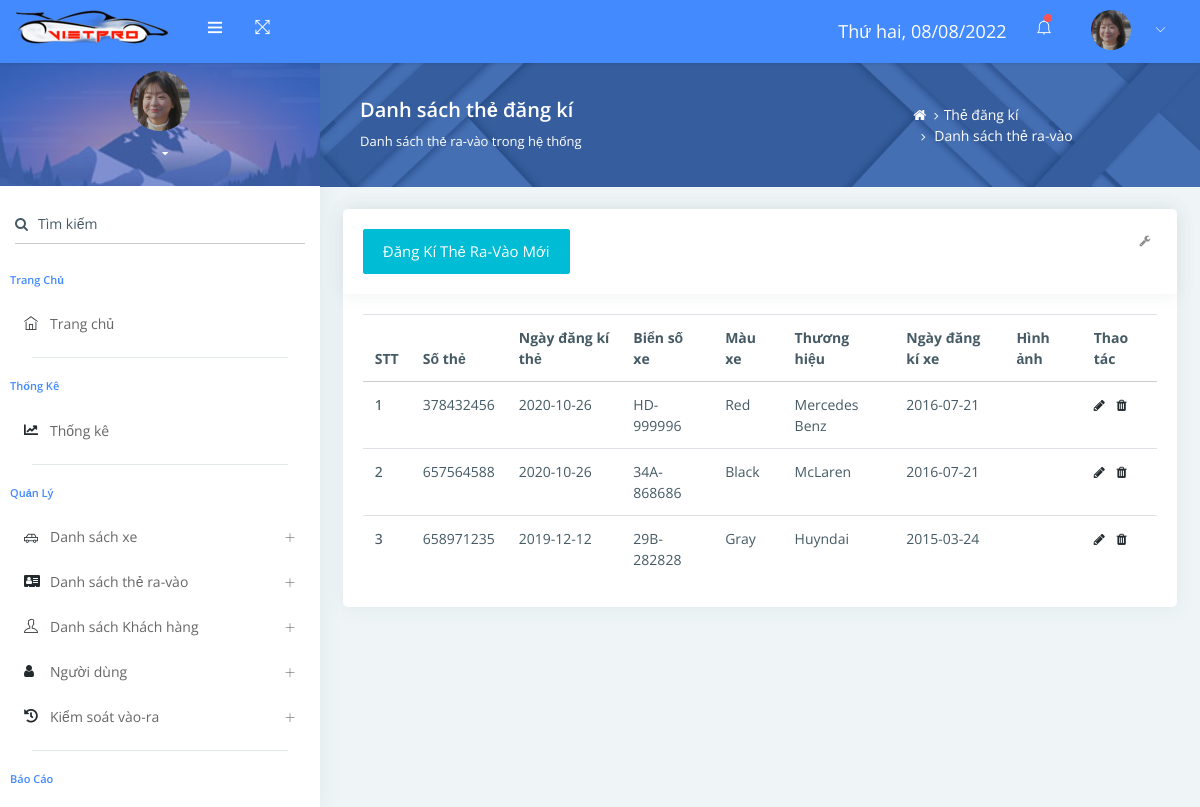
The page /?mod=card&action=listCard (signed in) on the database its author committed.
### tables this page shows
CREATE TABLE `card` (
  `ID` int(11) NOT NULL,
  `CardNumber` int(11) NOT NULL,
  `LicensePlates` text NOT NULL,
  `Color` text NOT NULL,
  `Brand` text NOT NULL,
  `DateSignCard` date NOT NULL,
  `DateSignCar` date NOT NULL,
  `CarModel` text NOT NULL,
  `Description` text NOT NULL
);

### libraries/database.php (called while the page is built, shortened)
<?php
function db_query($query_string) {
    global $conn;
    $result = mysqli_query($conn, $query_string);
    return $result;
}
function db_fetch_row($query_string) {
    $mysqli_result = db_query($query_string);
    $result = mysqli_fetch_assoc($mysqli_result);
    return $result;
}
function db_fetch_array($query_string) {
    $result = array();
    $mysqli_result = db_query($query_string);
    while ($row = mysqli_fetch_assoc($mysqli_result)) {
        $result[] = $row;
    }
    return $result;
}

### modules/card/models/indexModel.php (called while the page is built, shortened)
<?php
function get_info_cards()
{
    $cards = db_fetch_array("SELECT * FROM `card`");
    foreach ($cards as &$item) {
        $item['changeCard'] = "?mod=card&action=changeCard&id={$item['ID']}";
    }
    return $cards;
}

### modules/card/controllers/indexController.php (called while the page is built, shortened)
<?php
function listCardAction()
{
    $data['cards'] = get_info_cards();
    load_view("listCard", $data);
}

### core/router.php (called while the page is built, shortened)
<?php
$action_name = get_action().'Action';
call_function(array('construct', $action_name));

### core/appload.php (called while the page is built, shortened)
<?php
require CONFIGPATH . DIRECTORY_SEPARATOR . 'database.php';
require LIBPATH . DIRECTORY_SEPARATOR . 'database.php';
require COREPATH . DIRECTORY_SEPARATOR . 'base.php';
require COREPATH . DIRECTORY_SEPARATOR . 'router.php';

### index.php (called while the page is built, shortened)
<?php
require COREPATH.DIRECTORY_SEPARATOR.'appload.php';

### helper/users.php (called while the page is built, shortened)
<?php
	function get_info_user()
	{
		if(is_login())
		{
			if(!empty($_COOKIE['is_login']))
			{
				$info = db_fetch_row("SELECT * FROM `users` where `user_email` = '{$_COOKIE['user_name']}'");
			}
			else {
				$info = db_fetch_row("SELECT * FROM `users` where `user_email` = '{$_SESSION['user_login']}'");
			}
			return $info;
		}
		return false;
	}
	function is_login()
	{
		if(is_remember_me())
		{
			return true;
		}
		else if(isset($_SESSION['is_login']))
			return true;
		return false;
	}
	function is_remember_me()
	{
		return false;
	}
?>

### modules/card/views/listCardView.php (the view, shortened to what this page needs)
<?php get_header(); ?>
<?php get_sidebar(); ?>
<div class="pcoded-content">
    <div class="page-header">
        <div class="page-block">
            <div class="row align-items-center">
                <div class="col-md-8">
                    <div class="page-header-title">
                        <h5 class="m-b-10">Danh sách thẻ đăng kí</h5>
                        <p class="m-b-0">Danh sách thẻ ra-vào trong hệ thống</p>
                    </div>
                </div>
                <div class="col-md-4">
                    <ul class="breadcrumb">
                        <li class="breadcrumb-item">
                            <a href="?mod=home"> <i class="fa fa-home"></i> </a>
                        </li>
                        <li class="breadcrumb-item"><a href="#">Thẻ đăng kí</a>
                        </li>
                        <li class="breadcrumb-item">
                            <a href="?mod=card&action=listCard">Danh sách thẻ ra-vào</a>
                        </li>
                    </ul>
                </div>
            </div>
        </div>
    </div>
    <div class="pcoded-inner-content">
        <div class="main-body">
            <div class="page-wrapper">
                <div class="page-body">
                    <div class="row">
                        <div class="col-md-12">
                            <div class="card">
                                <div class="card-header">
                                    <a class="btn btn-info" href="?mod=card&action=addCard">Đăng kí thẻ ra-vào
                                        mới</a>
                                    <div class="card-header-right">
                                        <ul class="list-unstyled card-option">
                                            <li><i class="fa fa fa-wrench open-card-option"></i></li>
                                        </ul>
                                    </div>
                                </div>
                                <div class="card-block table-border-style">
                                    <div class="table-responsive">
                                        <table class="table table-hover">
                                            <thead>
                                                <tr>
                                                    <th>STT</th>
                                                    <th>Số thẻ</th>
                                                    <th>Ngày đăng kí thẻ</th>
                                                    <th>Biển số xe</th>
                                                    <th>Màu xe</th>
                                                    <th>Thương hiệu</th>
                                                    <th>Ngày đăng kí xe</th>
                                                    <th>Hình ảnh</th>
                                                    <th>Thao tác</th>
                                                </tr>
                                            </thead>
                                            <tbody>
                                                <?php
                                                $i = 1;
                                                foreach ($cards as $item) {
                                                ?>
                                                <tr>
                                                    <th scope="row"><?php echo $i ?></th>
                                                    <td><?php echo $item['CardNumber'] ?></td>
                                                    <td><?php echo $item['DateSignCard'] ?></td>
                                                    <td><?php echo $item['LicensePlates'] ?></td>
                                                    <td><?php echo $item['Color'] ?></td>
                                                    <td><?php echo $item['Brand'] ?></td>
                                                    <td><?php echo $item['DateSignCar'] ?></td>
                                                    <td><?php echo $item['CarModel'] ?></td>
                                                    <td class="">
                                                        <a class="mr-2" title="Sửa"
                                                            href="<?php echo $item['changeCard'] ?>"><i
                                                                class="fa fa-pencil" aria-hidden="true"></i></a>
                                                        <a title="Xóa" href="<?php echo $item['deleteCard'] ?>"
                                                            onclick="return confirm('Bạn có chắc chắn muốn xóa!')"><i
                                                                class="fa fa-trash" aria-hidden="true"></i></a>
                                                    </td>
                                                </tr>
                                                <?php
                                                    $i = $i + 1;
                                                }
                                                ?>
                                            </tbody>
                                        </table>
                                    </div>
                                </div>
                            </div>
                        </div>
                    </div>
                </div>
            </div>
        </div>
    </div>
</div>

### core/base.php (shortened to what this page needs)
<?php
function get_module() {
    global $config;
    $module = isset($_GET['mod']) ? $_GET['mod'] : $config['default_module'];
    return $module;
}
function call_function($list_function = array()) {
    if (is_array($list_function)) {
        foreach ($list_function as $f) {
            if (function_exists($f())) {
                $f();
            }
        }
    }
}
function load_view($name, $data_send = array()) {
    $data = $data_send;
    $path = MODULESPATH . DIRECTORY_SEPARATOR . get_module() . DIRECTORY_SEPARATOR . 'views' . DIRECTORY_SEPARATOR . $name . 'View.php';
    if (file_exists($path)) {
        require $path;
    } else {
        echo "Không tìm thấy {$path}";
    }
}
function get_header($name = '') {
    if (empty($name)) {
        $name = 'header';
    } else {
        $name = "header-{$name}";
    }
    $path = LAYOUTPATH . DIRECTORY_SEPARATOR . $name . '.php';
    if (file_exists($path)) {
        require $path;
    } else {
        echo "Không tìm thấy {$path}";
    }
}
function get_footer($name = '') {
    global $data;
    if (empty($name)) {
        $name = 'footer';
    } else {
        $name = "footer-{$name}";
    }
    $path = LAYOUTPATH . DIRECTORY_SEPARATOR . $name . '.php';
    if (file_exists($path)) {
        if (is_array($data)) {
            foreach ($data as $key => $a) {
                $$key = $a;
            }
        }
        require $path;
    } else {
        echo "Không tìm thấy {$path}";
    }
}
function get_sidebar($name = '') {
    if (empty($name)) {
        $name = 'sidebar';
    } else {
        $name = "sidebar-{$name}";
    }
    $path = LAYOUTPATH . DIRECTORY_SEPARATOR . $name . '.php';
    if (file_exists($path)) {
        require $path;
    } else {
        echo "Không tìm thấy {$path}";
    }
}

### assets/css/styleOfMe.css (style rules this page uses)
.table thead tr th { font-weight: 700; }

### rows shown on the page
card: CardNumber "378432456", DateSignCard "2020-10-26", LicensePlates "HD-999996", Color "Red", Brand "Mercedes Benz", DateSignCar "2016-07-21"
card: CardNumber "657564588", DateSignCard "2020-10-26", LicensePlates "34A-868686", Color "Black", Brand "McLaren", DateSignCar "2016-07-21"
card: CardNumber "658971235", DateSignCard "2019-12-12", LicensePlates "29B-282828", Color "Gray", Brand "Huyndai", DateSignCar "2015-03-24"
